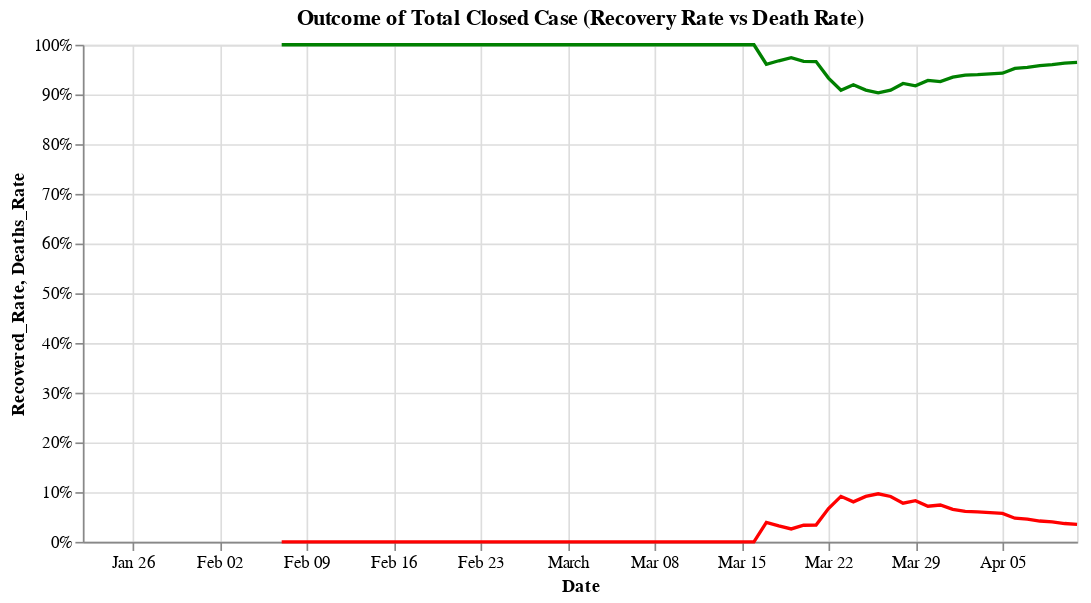

Notebook code cell kept with this figure:
### Code cell
#hide_input
df_closed_my = pd.merge(df_my(df_recovered), df_my(df_deaths), on='Date').rename(columns={'Cases_x': 'Recovered', 'Cases_y': 'Deaths'})
df_closed_my['Total'] = df_closed_my['Recovered'] + df_closed_my['Deaths']
df_closed_my['Recovered_Rate'] = df_closed_my['Recovered']/ df_closed_my['Total']
df_closed_my['Deaths_Rate'] = df_closed_my['Deaths']/ df_closed_my['Total']
_base = alt.Chart(df_closed_my.round(6)[['Date', 'Recovered_Rate', 'Deaths_Rate']]).encode(x='Date:T')
_recovered = _base.mark_line(color='green').encode(
              y=alt.Y('Recovered_Rate:Q', axis=alt.Axis(format='%')))
_deaths = _base.mark_line(color='red').encode(y=alt.Y('Deaths_Rate:Q', axis=alt.Axis(format='%')))

(_recovered + _deaths).properties(title='Outcome of Total Closed Case (Recovery Rate vs Death Rate)', width=600)

### Figure 1 — Vega-Lite specification as saved in the notebook (floating-point values rounded to 4 significant figures)
{"config": {"view": {"continuousWidth": 400, "continuousHeight": 300}}, "layer": [{"mark": {"type": "line", "color": "green"}, "encoding": {"x": {"type": "temporal", "field": "Date"}, "y": {"type": "quantitative", "axis": {"format": "%"}, "field": "Recovered_Rate"}}}, {"mark": {"type": "line", "color": "red"}, "encoding": {"x": {"type": "temporal", "field": "Date"}, "y": {"type": "quantitative", "axis": {"format": "%"}, "field": "Deaths_Rate"}}}], "data": {"name": "data-6a30e95036752c86e8abfb1f8bd0ef1b"}, "title": "Outcome of Total Closed Case (Recovery Rate vs Death Rate)", "width": 600, "$schema": "https://vega.github.io/schema/vega-lite/v4.8.1.json", "datasets": {"data-6a30e95036752c86e8abfb1f8bd0ef1b": [{"Date": "2020-01-22T00:00:00", "Recovered_Rate": null, "Deaths_Rate": null}, {"Date": "2020-01-23T00:00:00", "Recovered_Rate": null, "Deaths_Rate": null}, {"Date": "2020-01-24T00:00:00", "Recovered_Rate": null, "Deaths_Rate": null}, {"Date": "2020-01-25T00:00:00", "Recovered_Rate": null, "Deaths_Rate": null}, {"Date": "2020-01-26T00:00:00", "Recovered_Rate": null, "Deaths_Rate": null}, {"Date": "2020-01-27T00:00:00", "Recovered_Rate": null, "Deaths_Rate": null}, {"Date": "2020-01-28T00:00:00", "Recovered_Rate": null, "Deaths_Rate": null}, {"Date": "2020-01-29T00:00:00", "Recovered_Rate": null, "Deaths_Rate": null}, {"Date": "2020-01-30T00:00:00", "Recovered_Rate": null, "Deaths_Rate": null}, {"Date": "2020-01-31T00:00:00", "Recovered_Rate": null, "Deaths_Rate": null}, {"Date": "2020-02-01T00:00:00", "Recovered_Rate": null, "Deaths_Rate": null}, {"Date": "2020-02-02T00:00:00", "Recovered_Rate": null, "Deaths_Rate": null}, {"Date": "2020-02-03T00:00:00", "Recovered_Rate": null, "Deaths_Rate": null}, {"Date": "2020-02-04T00:00:00", "Recovered_Rate": null, "Deaths_Rate": null}, {"Date": "2020-02-05T00:00:00", "Recovered_Rate": null, "Deaths_Rate": null}, {"Date": "2020-02-06T00:00:00", "Recovered_Rate": null, "Deaths_Rate": null}, {"Date": "2020-02-07T00:00:00", "Recovered_Rate": 1.0, "Deaths_Rate": 0.0}, {"Date": "2020-02-08T00:00:00", "Recovered_Rate": 1.0, "Deaths_Rate": 0.0}, {"Date": "2020-02-09T00:00:00", "Recovered_Rate": 1.0, "Deaths_Rate": 0.0}, {"Date": "2020-02-10T00:00:00", "Recovered_Rate": 1.0, "Deaths_Rate": 0.0}, {"Date": "2020-02-11T00:00:00", "Recovered_Rate": 1.0, "Deaths_Rate": 0.0}, {"Date": "2020-02-12T00:00:00", "Recovered_Rate": 1.0, "Deaths_Rate": 0.0}, {"Date": "2020-02-13T00:00:00", "Recovered_Rate": 1.0, "Deaths_Rate": 0.0}, {"Date": "2020-02-14T00:00:00", "Recovered_Rate": 1.0, "Deaths_Rate": 0.0}, {"Date": "2020-02-15T00:00:00", "Recovered_Rate": 1.0, "Deaths_Rate": 0.0}, {"Date": "2020-02-16T00:00:00", "Recovered_Rate": 1.0, "Deaths_Rate": 0.0}, {"Date": "2020-02-17T00:00:00", "Recovered_Rate": 1.0, "Deaths_Rate": 0.0}, {"Date": "2020-02-18T00:00:00", "Recovered_Rate": 1.0, "Deaths_Rate": 0.0}, {"Date": "2020-02-19T00:00:00", "Recovered_Rate": 1.0, "Deaths_Rate": 0.0}, {"Date": "2020-02-20T00:00:00", "Recovered_Rate": 1.0, "Deaths_Rate": 0.0}, {"Date": "2020-02-21T00:00:00", "Recovered_Rate": 1.0, "Deaths_Rate": 0.0}, {"Date": "2020-02-22T00:00:00", "Recovered_Rate": 1.0, "Deaths_Rate": 0.0}, {"Date": "2020-02-23T00:00:00", "Recovered_Rate": 1.0, "Deaths_Rate": 0.0}, {"Date": "2020-02-24T00:00:00", "Recovered_Rate": 1.0, "Deaths_Rate": 0.0}, {"Date": "2020-02-25T00:00:00", "Recovered_Rate": 1.0, "Deaths_Rate": 0.0}, {"Date": "2020-02-26T00:00:00", "Recovered_Rate": 1.0, "Deaths_Rate": 0.0}, {"Date": "2020-02-27T00:00:00", "Recovered_Rate": 1.0, "Deaths_Rate": 0.0}, {"Date": "2020-02-28T00:00:00", "Recovered_Rate": 1.0, "Deaths_Rate": 0.0}, {"Date": "2020-02-29T00:00:00", "Recovered_Rate": 1.0, "Deaths_Rate": 0.0}, {"Date": "2020-03-01T00:00:00", "Recovered_Rate": 1.0, "Deaths_Rate": 0.0}, {"Date": "2020-03-02T00:00:00", "Recovered_Rate": 1.0, "Deaths_Rate": 0.0}, {"Date": "2020-03-03T00:00:00", "Recovered_Rate": 1.0, "Deaths_Rate": 0.0}, {"Date": "2020-03-04T00:00:00", "Recovered_Rate": 1.0, "Deaths_Rate": 0.0}, {"Date": "2020-03-05T00:00:00", "Recovered_Rate": 1.0, "Deaths_Rate": 0.0}, {"Date": "2020-03-06T00:00:00", "Recovered_Rate": 1.0, "Deaths_Rate": 0.0}, {"Date": "2020-03-07T00:00:00", "Recovered_Rate": 1.0, "Deaths_Rate": 0.0}, {"Date": "2020-03-08T00:00:00", "Recovered_Rate": 1.0, "Deaths_Rate": 0.0}, {"Date": "2020-03-09T00:00:00", "Recovered_Rate": 1.0, "Deaths_Rate": 0.0}, {"Date": "2020-03-10T00:00:00", "Recovered_Rate": 1.0, "Deaths_Rate": 0.0}, {"Date": "2020-03-11T00:00:00", "Recovered_Rate": 1.0, "Deaths_Rate": 0.0}, {"Date": "2020-03-12T00:00:00", "Recovered_Rate": 1.0, "Deaths_Rate": 0.0}, {"Date": "2020-03-13T00:00:00", "Recovered_Rate": 1.0, "Deaths_Rate": 0.0}, {"Date": "2020-03-14T00:00:00", "Recovered_Rate": 1.0, "Deaths_Rate": 0.0}, {"Date": "2020-03-15T00:00:00", "Recovered_Rate": 1.0, "Deaths_Rate": 0.0}, {"Date": "2020-03-16T00:00:00", "Recovered_Rate": 1.0, "Deaths_Rate": 0.0}, {"Date": "2020-03-17T00:00:00", "Recovered_Rate": 0.9608, "Deaths_Rate": 0.03922}, {"Date": "2020-03-18T00:00:00", "Recovered_Rate": 0.9677, "Deaths_Rate": 0.03226}, {"Date": "2020-03-19T00:00:00", "Recovered_Rate": 0.974, "Deaths_Rate": 0.02597}, {"Date": "2020-03-20T00:00:00", "Recovered_Rate": 0.9667, "Deaths_Rate": 0.03333}, {"Date": "2020-03-21T00:00:00", "Recovered_Rate": 0.9661, "Deaths_Rate": 0.0339}, {"Date": "2020-03-22T00:00:00", "Recovered_Rate": 0.9329, "Deaths_Rate": 0.06711}, {"Date": "2020-03-23T00:00:00", "Recovered_Rate": 0.9085, "Deaths_Rate": 0.0915}, {"Date": "2020-03-24T00:00:00", "Recovered_Rate": 0.9196, "Deaths_Rate": 0.0804}, {"Date": "2020-03-25T00:00:00", "Recovered_Rate": 0.9087, "Deaths_Rate": 0.09132}, {"Date": "2020-03-26T00:00:00", "Recovered_Rate": 0.9034, "Deaths_Rate": 0.09664}, {"Date": "2020-03-27T00:00:00", "Recovered_Rate": 0.9088, "Deaths_Rate": 0.09123}, {"Date": "2020-03-28T00:00:00", "Recovered_Rate": 0.9222, "Deaths_Rate": 0.07781}, {"Date": "2020-03-29T00:00:00", "Recovered_Rate": 0.9173, "Deaths_Rate": 0.08274}, {"Date": "2020-03-30T00:00:00", "Recovered_Rate": 0.9283, "Deaths_Rate": 0.07171}, {"Date": "2020-03-31T00:00:00", "Recovered_Rate": 0.9259, "Deaths_Rate": 0.07414}, {"Date": "2020-04-01T00:00:00", "Recovered_Rate": 0.9348, "Deaths_Rate": 0.06522}, {"Date": "2020-04-02T00:00:00", "Recovered_Rate": 0.9388, "Deaths_Rate": 0.0612}, {"Date": "2020-04-03T00:00:00", "Recovered_Rate": 0.9398, "Deaths_Rate": 0.06023}, {"Date": "2020-04-04T00:00:00", "Recovered_Rate": 0.9414, "Deaths_Rate": 0.05864}, {"Date": "2020-04-05T00:00:00", "Recovered_Rate": 0.9428, "Deaths_Rate": 0.05722}, {"Date": "2020-04-06T00:00:00", "Recovered_Rate": 0.9524, "Deaths_Rate": 0.04758}, {"Date": "2020-04-07T00:00:00", "Recovered_Rate": 0.9545, "Deaths_Rate": 0.04552}, {"Date": "2020-04-08T00:00:00", "Recovered_Rate": 0.9581, "Deaths_Rate": 0.04188}, {"Date": "2020-04-09T00:00:00", "Recovered_Rate": 0.96, "Deaths_Rate": 0.04}, {"Date": "2020-04-10T00:00:00", "Recovered_Rate": 0.9632, "Deaths_Rate": 0.03684}, {"Date": "2020-04-11T00:00:00", "Recovered_Rate": 0.9647, "Deaths_Rate": 0.0353}]}}
